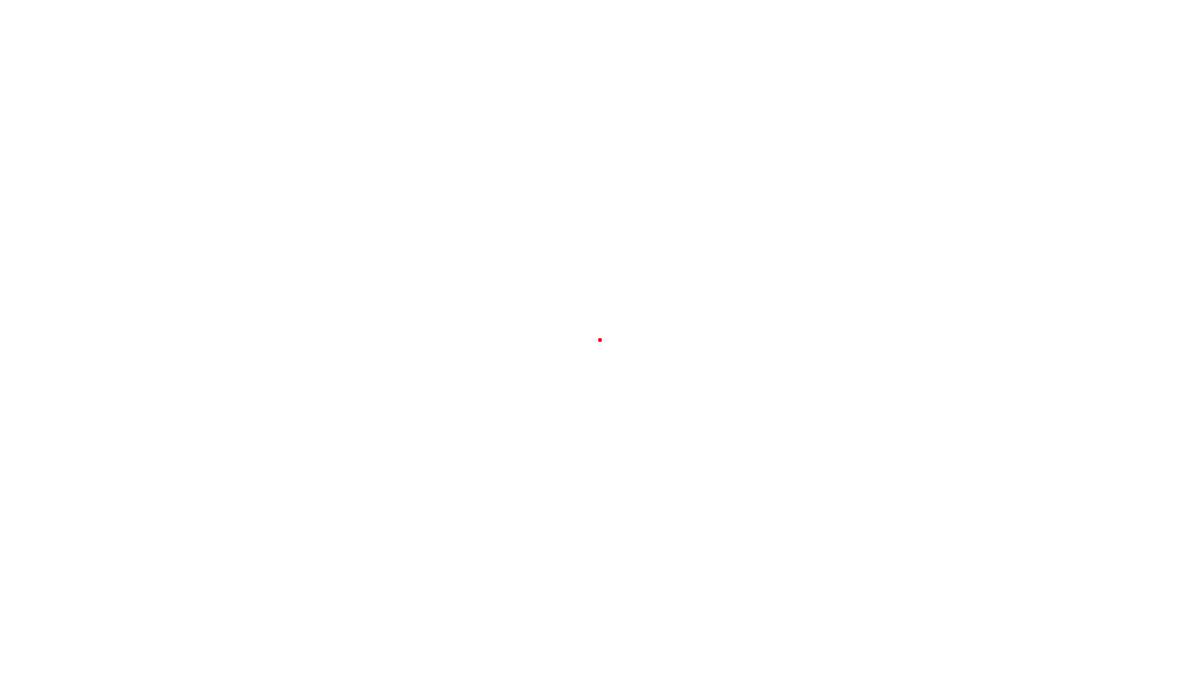
Frame 1 (no input)
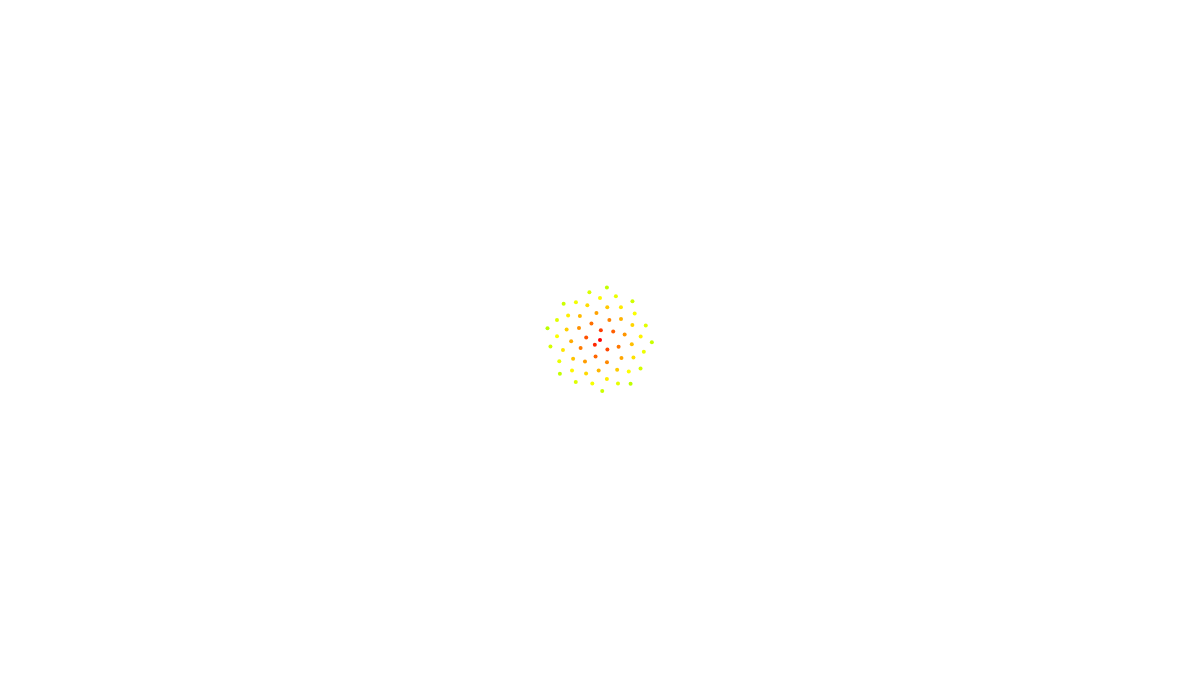
Frame 60 (no input)
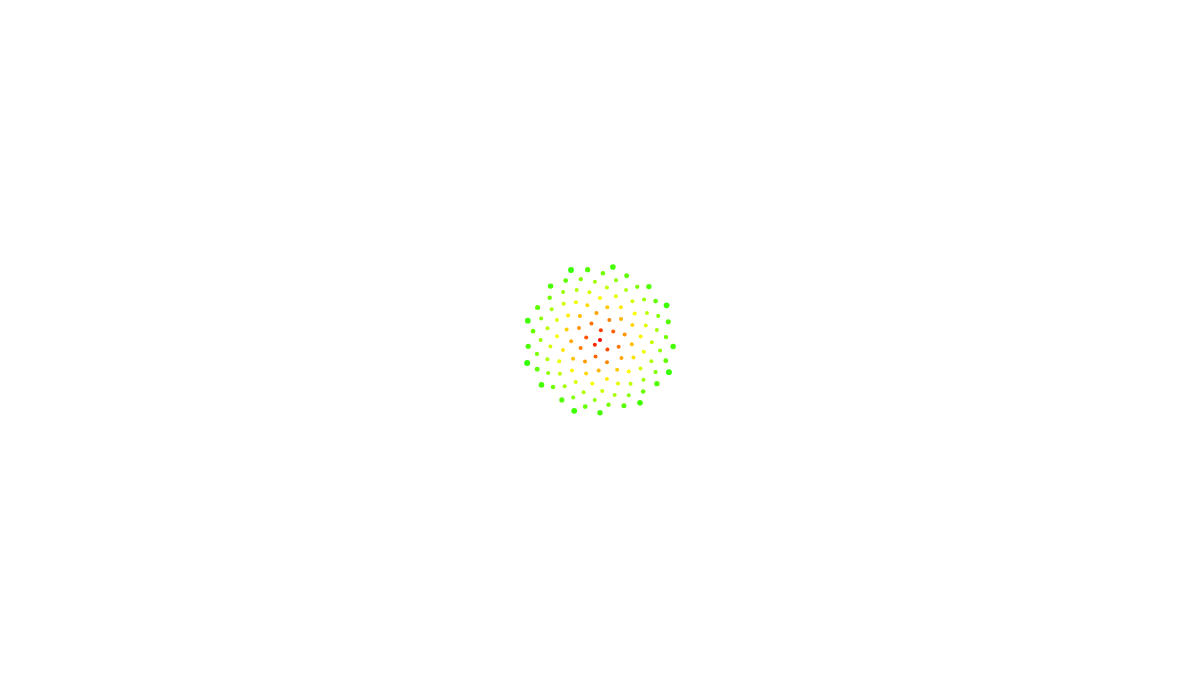
Frame 120 (the mouse pressed at the canvas centre since frame 60)

The p5.js sketch that drew these frames (run headless with seeded random() and noise() and a simulated clock; from frame 60 on, the mouse is pressed at the canvas centre):

// p5.js sketch
// ── sketch.js
let cx, cy;

let n = 0;
let c = 7;
let maxR = 180;

function setup()
{
  createCanvas(1200, 680);

  cx = width / 2;
  cy = height / 2;

  frameRate(20);
  background(255);
  colorMode(HSB);
}

function draw()
{
  translate(cx, cy);

  let ang = radians(n * 137.5);
  let R = c * sqrt(n);
  let r = n * 0.05;
  r = min(8, r);
  r = max(4, r);

  if(R <= maxR)
  {
    strokeWeight(0);
    fill(int((R / maxR) * 255), 255, 255);
    circle(R * cos(ang), R * sin(ang), r);
  }
  n++;
}
